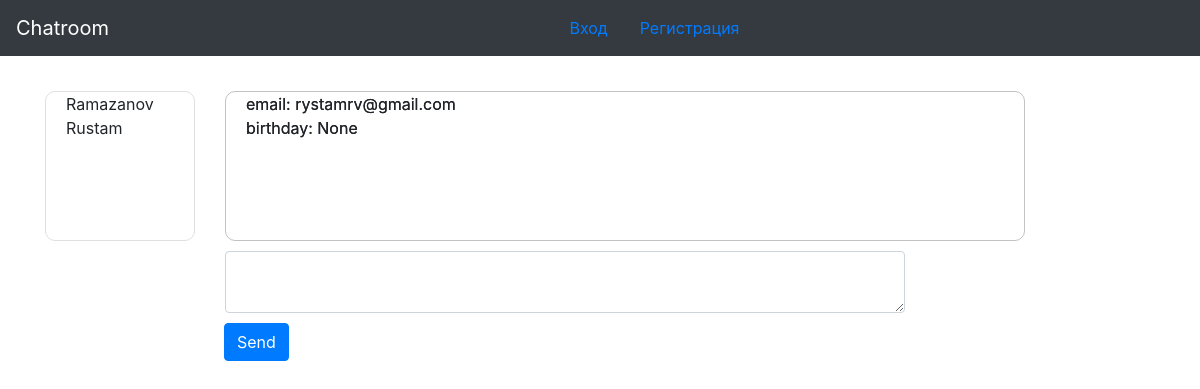
Before: /profile/1 with the older database file.
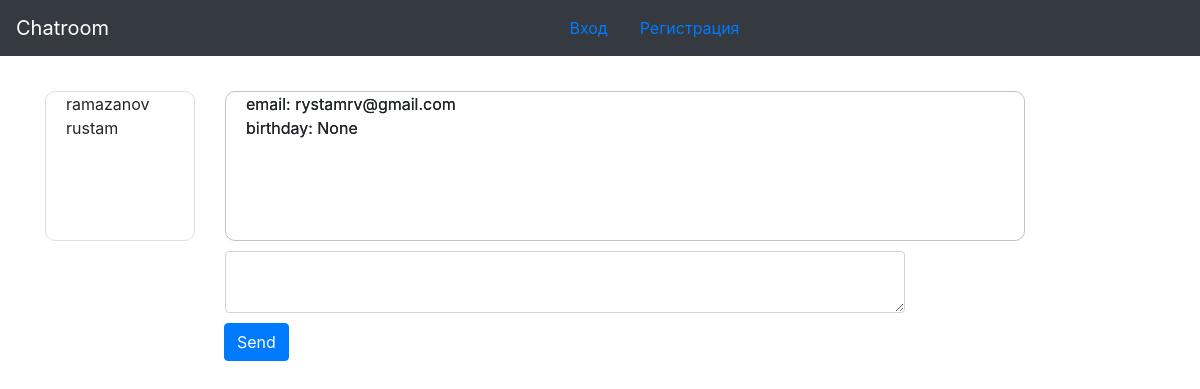
After: the same page with the newer database file.
### accounts/models.py (models this page shows, shortened)
class Profile(AbstractBaseUser, PermissionsMixin):
    email = models.EmailField(unique=True)
    first_name = models.CharField(max_length=255, default="Test")
    last_name = models.CharField(max_length=255, default="Test")
    image = models.FileField(null=True, blank=True, upload_to='upload/')
    birthday = models.DateTimeField(null=True, blank=True)
    is_active = models.BooleanField(default=True)
    is_staff = models.BooleanField(default=False)
    USERNAME_FIELD = 'email'
    REQUIRED_FIELDS = ['first_name', 'last_name']
    objects = UserManager()
    class Meta:
        verbose_name = "user"
        verbose_name_plural = "users"
    @property
    def full_name(self):
        return self.last_name + ' ' + self.first_name

### accounts/views.py (the view)
# urls.py: path(r'/<int:pk>', ProfileDetail.as_view(), name='profile'),
class ProfileDetail(DetailView):
    model = Profile
    template = 'profile_detail.html'
    def get_context_data(self, **kwargs):
        context = super().get_context_data(**kwargs)
        context['now'] = timezone.now()
        context["id_user"] = self.get_object().id
        context["posts"] = Post.objects.filter(recipient=self.get_object())
        return context

### templates/accounts/profile_detail.html (shortened to what this page needs)
{% extends 'layout/base.html' %}
{% load static %}
{% block content %}
<div class="container">
  <div class="page">
      {{object.full_name}}
  </div>
  <div class="page_detail">
      <div class="page_column">
        email: {{object.email}} </br>
        birthday: {{object.birthday}}
      </div>
  </div>
  <div class="page_detail">
    <div class="page_column">
      email: {{object.email}} </br>
      birthday: {{object.birthday}}
    </div>
  </div>
  <div class="send_post">
    <textarea class="form-control" type="text" id="text"></textarea>
    <div class="input-group-append cd">
        <button type="button" id="chat-message-submit" class="btn btn-primary">Send</button>
    </div>
  </div>
</div>
{% endblock %}

Changed rows visible on the page:
changed Profile "rystamrv@gmail.com": full_name "Ramazanov Rustam" → "ramazanov rustam"
